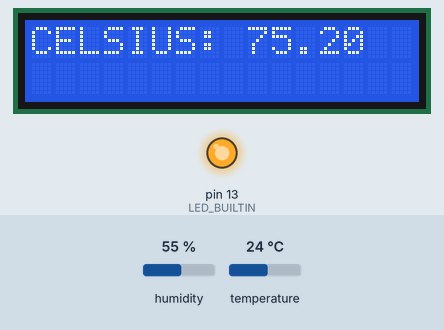
This sketch was run on a simulated Arduino Uno, built with avr-gcc and run on an emulated ATmega328P. Shown: 16×2 character LCD, output pins drawn as LEDs (lit = HIGH). The test bench sets the inputs (shaded band); at power-on: humidity 55 %, temperature 24 °C. Random numbers use the default seed unless the sketch sets one.

Above: at 6.1 s.
6.2 s: humidity set to 22 %
At 9.2 s:
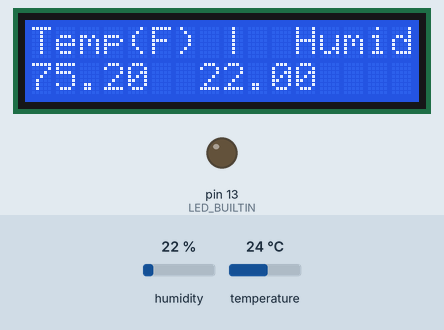
14.1 s: temperature set to 12 °C
At 18.3 s:
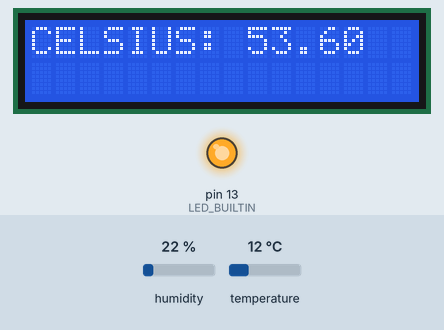
18.7 s: humidity set to 40 %
At 20.8 s:
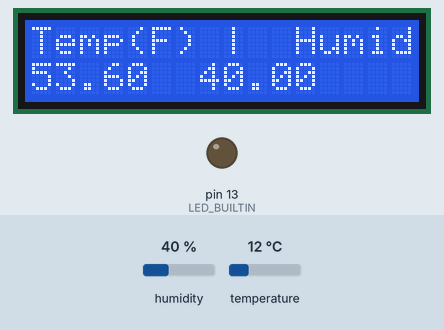
23.3 s: temperature set to 19 °C
At 25.3 s:
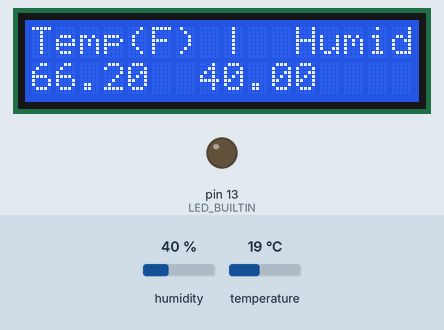
Timing chart, 0 to 28.9 s (numbered marks = the images above; inputs shaded):
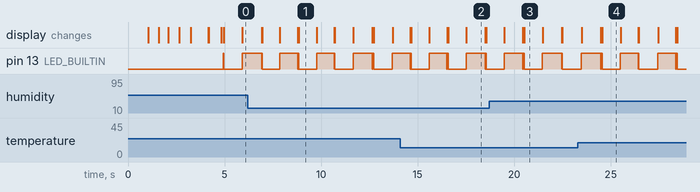

The sketch:

Tricorder_08.ino
```cpp
// include the library code:
//=============================
// for DHT11,                 |
//      (PIN 1)Data: D7       |
//      (PIN 2)VCC: 5V or 3V  |
//      (PIN 3)GND: GND       |
//=============================
#include <LiquidCrystal.h>
#include "DHT.h"

// set the DHT Pin
#define DHTPIN 8

// initialize the library with the numbers of the interface pins
LiquidCrystal lcd(12, 11, 5, 4, 3, 2);
#define DHTTYPE DHT11
DHT dht(DHTPIN, DHTTYPE);

void setup() {
  // set up the LCD's number of columns and rows:
  lcd.begin(16, 2);
  dht.begin();
  lcd.print("PADD SETUP.");//setup
  delay((random(10, 1000)));//waits random 10-1000 millisecs (0.01-3 secs)
  lcd.clear();//clears lcd
  lcd.print("PADD SETUP..");//setup
  delay((random(10, 1000)));//waits random 10-1000 millisecs (0.01-3 secs)
  lcd.clear();//clears lcd
  lcd.print("PADD SETUP...");//setup
  delay((random(10, 1000)));//waits random 10-1000 millisecs (0.01-3 secs)
  lcd.clear();//clears lcd
  lcd.print("PADD SETUP.");//setup
  delay((random(10, 1000)));//waits random 10-1000 millisecs (0.01-3 secs)
  lcd.clear();//clears lcd
  lcd.print("PADD SETUP..");//setup
  delay((random(10, 1000)));//waits random 10-1000 millisecs (0.01-3 secs)
  lcd.clear();//clears lcd
  lcd.print("PADD SETUP...");//setup
  delay((random(10, 1000)));//waits random 10-1000 millisecs (0.01-3 secs)
  lcd.clear();//clears lcd
  lcd.print("PADD SETUP.");//setup
  delay((random(10, 1000)));//waits random 10-1000 millisecs (0.01-3 secs)
  lcd.clear();//clears lcd
  lcd.print("PADD SETUP..");//setup
  delay((random(10, 1000)));//waits random 10-1000 millisecs (0.01-3 secs)
  lcd.clear();//clears lcd
  lcd.print("PADD SETUP...");//setup
  delay((random(10, 1000)));//waits random 10-1000 millisecs (0.01-3 secs)
  lcd.clear();//clear lcd
  pinMode(LED_BUILTIN, OUTPUT);


}

void loop() {
  // Print a message to the LCD.
  lcd.print("Temp(F) |  Humidity|");
  delay((random(10, 30)));//waits 10-30 millisecs (0.01-0.03)
  digitalWrite(LED_BUILTIN, HIGH);//turns on the led
  // set the cursor to column 0, line 1
  // (note: line 1 is the second row, since counting begins with 0):
  lcd.setCursor(0, 1);
  // read humidity
  float h = dht.readHumidity();
  //read temperature in Fahrenheit
  float f = dht.readTemperature(true);
  float c = dht.readTemperature(true);

  delay((random(10, 30)));//waits 10-30 millisecs (0.01-0.03)
  digitalWrite(LED_BUILTIN, LOW);//turns off the led
  if (isnan(h) || isnan(f)) {//if there is an error, the error message will show on screen
    lcd.print("|==| PADD ERROR |==|");//error message
    return;
  }

  lcd.print(f);
  lcd.setCursor(7,1);
  lcd.print(h);
  delay((random(900, 1000))); digitalWrite(LED_BUILTIN, HIGH);
  lcd.clear();
  lcd.print("CELSIUS: ");
  lcd.print(c);
  delay((random(900, 1000))); digitalWrite(LED_BUILTIN, LOW);
  lcd.clear();
}
```

Measured:
- what the display in image 1 shows lasts 0.9 s, from 8.9 s to 9.8 s
- what the display in image 2 shows lasts 1.0 s, from 17.5 s to 18.5 s
